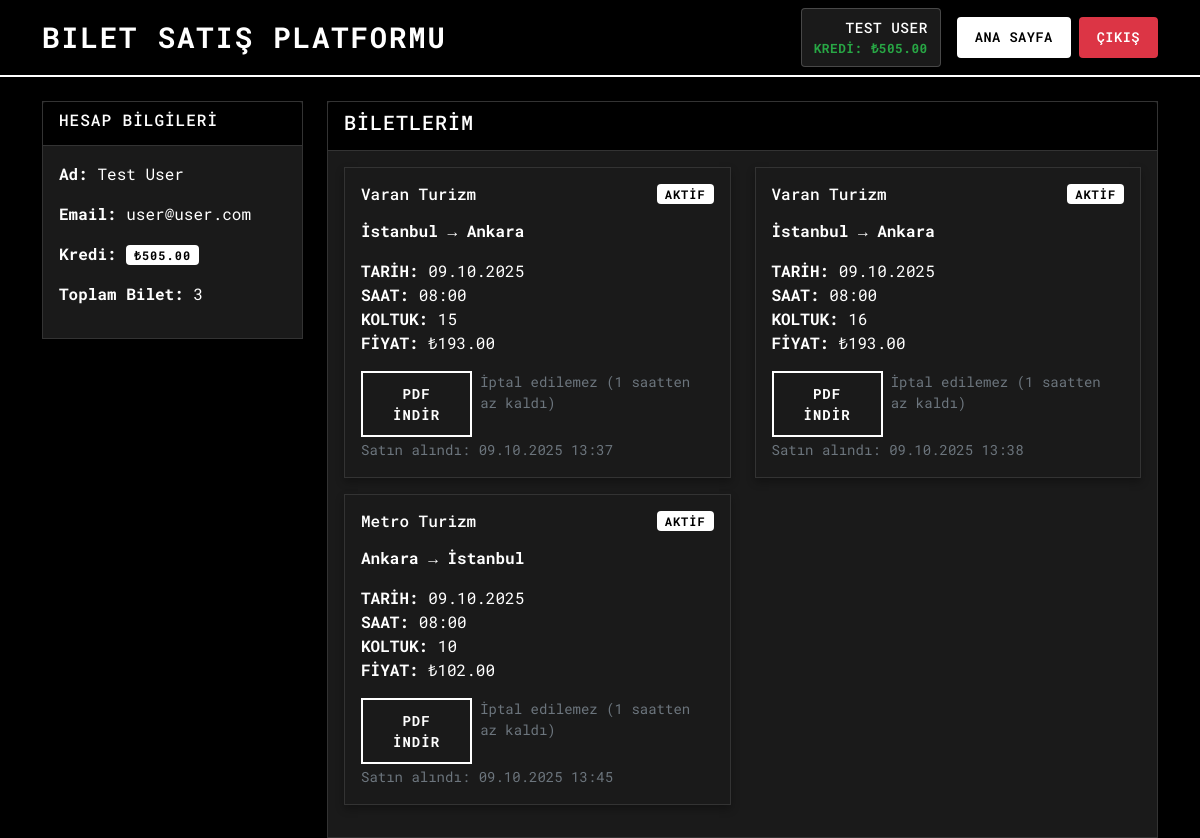
/biletlerim.php (signed in), run on the app's committed database.
### tables this page shows
CREATE TABLE User (
                id TEXT PRIMARY KEY,
                full_name TEXT NOT NULL,
                email TEXT UNIQUE NOT NULL,
                role TEXT NOT NULL CHECK(role IN ('user', 'company', 'admin')),
                password TEXT NOT NULL,
                company_id TEXT NULL,
                balance INTEGER DEFAULT 800,
                created_at TIMESTAMP DEFAULT CURRENT_TIMESTAMP,
                FOREIGN KEY (company_id) REFERENCES Bus_Company(id) ON DELETE SET NULL
            );

CREATE TABLE Tickets (
                id TEXT PRIMARY KEY,
                trip_id TEXT NOT NULL,
                user_id TEXT NOT NULL,
                status TEXT DEFAULT 'active' CHECK(status IN ('active','canceled','expired')),
                total_price INTEGER NOT NULL,
                created_at TIMESTAMP DEFAULT CURRENT_TIMESTAMP,
                FOREIGN KEY (trip_id) REFERENCES Trips(id) ON DELETE CASCADE,
                FOREIGN KEY (user_id) REFERENCES User(id) ON DELETE CASCADE
            );

CREATE TABLE Bus_Company (
                id TEXT PRIMARY KEY,
                name TEXT UNIQUE NOT NULL,
                logo_path TEXT,
                created_at TIMESTAMP DEFAULT CURRENT_TIMESTAMP
            );

CREATE TABLE Trips (
                id TEXT PRIMARY KEY,
                company_id TEXT NOT NULL,
                departure_city TEXT NOT NULL,
                destination_city TEXT NOT NULL,
                departure_time DATETIME NOT NULL,
                arrival_time DATETIME NOT NULL,
                price INTEGER NOT NULL,
                capacity INTEGER NOT NULL,
                created_date TIMESTAMP DEFAULT CURRENT_TIMESTAMP,
                FOREIGN KEY (company_id) REFERENCES Bus_Company(id) ON DELETE CASCADE
            );

CREATE TABLE Booked_Seats (
                id TEXT PRIMARY KEY,
                ticket_id TEXT NOT NULL,
                seat_number INTEGER NOT NULL,
                created_at TIMESTAMP DEFAULT CURRENT_TIMESTAMP,
                FOREIGN KEY (ticket_id) REFERENCES Tickets(id) ON DELETE CASCADE
            );

### includes/session.php (called while the page is built, shortened)
<?php
require_once __DIR__ . '/db.php';
function isLoggedIn() {
    return isset($_SESSION['user_id']);
}
function getCurrentUser() {
    global $pdo;
    $stmt = $pdo->prepare("SELECT * FROM User WHERE id = ?");
    $stmt->execute([$_SESSION['user_id']]);
    return $stmt->fetch();
}
?>

### includes/auth.php (called while the page is built, shortened)
<?php
require_once 'db.php';
require_once 'session.php';
function canCancelTicket($ticketId) {
    global $pdo;
    $stmt = $pdo->prepare("
        SELECT t.*, tr.departure_time
        FROM Tickets t
        JOIN Trips tr ON t.trip_id = tr.id
        WHERE t.id = ? AND t.status = 'active'
    ");
    $stmt->execute([$ticketId]);
    $ticket = $stmt->fetch();
    $tripDateTime = new DateTime($ticket['departure_time']);
    $now = new DateTime();
    $diff = $tripDateTime->getTimestamp() - $now->getTimestamp();
    return $diff > 3600;
}
?>

### public/biletlerim.php (the view, shortened to what this page needs)
<?php
require_once '../includes/auth.php';
$user = getCurrentUser();
$stmt = $pdo->prepare("
    SELECT t.*, tr.departure_city, tr.destination_city, tr.departure_time, bc.name as firma_ad,
           bs.seat_number
    FROM Tickets t
    JOIN Trips tr ON t.trip_id = tr.id
    JOIN Bus_Company bc ON tr.company_id = bc.id
    LEFT JOIN Booked_Seats bs ON t.id = bs.ticket_id
    WHERE t.user_id = ?
    ORDER BY tr.departure_time DESC
");
$stmt->execute([$user['id']]);
$tickets = $stmt->fetchAll();
$stmt = $pdo->prepare("SELECT balance FROM User WHERE id = ?");
$stmt->execute([$user['id']]);
$currentCredit = $stmt->fetchColumn();
?>
<!DOCTYPE html>
<html lang="tr">
<head>
    <link href="https://cdn.jsdelivr.net/npm/bootstrap@5.1.3/dist/css/bootstrap.min.css" rel="stylesheet">
    <link href="css/style.css" rel="stylesheet">
</head>
<body>
    <nav class="navbar navbar-expand-lg navbar-dark bg-primary">
        <div class="container">
            <a class="navbar-brand" href="/">
                BILET SATIŞ PLATFORMU
            </a>
            <div class="navbar-nav ms-auto">
                <div class="navbar-user-info me-3">
                    <span class="user-welcome">
                        <?= htmlspecialchars($user['full_name']) ?>
                    </span>
                    <span class="user-balance">
                        Kredi: ₺<?= number_format($currentCredit, 2) ?>
                    </span>
                </div>
                <div class="navbar-buttons">
                    <a class="nav-btn" href="/">Ana Sayfa</a>
                    <a class="nav-btn nav-btn-logout" href="logout.php">Çıkış</a>
                </div>
            </div>
        </div>
    </nav>
    <div class="container mt-4">
        <div class="row">
            <div class="col-md-3">
                <div class="card">
                    <div class="card-header">
                        <h6>Hesap Bilgileri</h6>
                    </div>
                    <div class="card-body">
                        <p><strong>Ad:</strong> <?= htmlspecialchars($user['full_name']) ?></p>
                        <p><strong>Email:</strong> <?= htmlspecialchars($user['email']) ?></p>
                        <p><strong>Kredi:</strong> <span class="badge bg-success">₺<?= number_format($currentCredit, 2) ?></span></p>
                        <p><strong>Toplam Bilet:</strong> <?= count($tickets) ?></p>
                    </div>
                </div>
            </div>
            <div class="col-md-9">
                <div class="card">
                    <div class="card-header d-flex justify-content-between align-items-center">
                        <h5>Biletlerim</h5>
                    </div>
                    <div class="card-body">
                        <?php if (empty($tickets)): ?>
                            <div class="text-center py-5">
                                <h6>Henüz biletiniz bulunmuyor.</h6>
                                <a href="/" class="btn btn-primary">Sefer Ara</a>
                            </div>
                        <?php else: ?>
                            <div class="row">
                                <?php foreach ($tickets as $ticket): ?>
                                    <div class="col-md-6 mb-3">
                                        <div class="card ticket-card <?= $ticket['status'] === 'canceled' ? 'cancelled' : '' ?>">
                                            <div class="card-body">
                                                <div class="d-flex justify-content-between align-items-start mb-2">
                                                    <h6 class="card-title"><?= htmlspecialchars($ticket['firma_ad']) ?></h6>
                                                    <span class="badge <?= $ticket['status'] === 'active' ? 'bg-success' : 'bg-danger' ?>">
                                                        <?= $ticket['status'] === 'active' ? 'Aktif' : 'İptal' ?>
                                                    </span>
                                                </div>
                                                <p class="card-text">
                                                    <strong><?= htmlspecialchars($ticket['departure_city']) ?></strong> →
                                                    <strong><?= htmlspecialchars($ticket['destination_city']) ?></strong>
                                                </p>
                                                <p class="card-text">
                                                    <strong>TARİH:</strong> <?= date('d.m.Y', strtotime($ticket['departure_time'])) ?><br>
                                                    <strong>SAAT:</strong> <?= date('H:i', strtotime($ticket['departure_time'])) ?><br>
                                                    <strong>KOLTUK:</strong> <?= $ticket['seat_number'] ?><br>
                                                    <strong>FİYAT:</strong> ₺<?= number_format($ticket['total_price'], 2) ?>
                                                </p>
                                                <div class="d-flex gap-2">
                                                    <a href="bilet_pdf.php?id=<?= $ticket['id'] ?>"
                                                       class="btn btn-sm btn-outline-primary" target="_blank">
                                                        PDF İNDİR
                                                    </a>
                                                    <?php if ($ticket['status'] === 'active' && canCancelTicket($ticket['id'])): ?>
                                                        <form method="POST" style="display: inline;"
                                                              onsubmit="return confirm('Bu bileti iptal etmek istediğinizden emin misiniz?')">
                                                            <input type="hidden" name="ticket_id" value="<?= $ticket['id'] ?>">
                                                            <button type="submit" name="cancel_ticket" class="btn btn-sm btn-outline-danger">
                                                                İPTAL ET
                                                            </button>
                                                        </form>
                                                    <?php elseif ($ticket['status'] === 'active'): ?>
                                                        <small class="text-muted">İptal edilemez (1 saatten az kaldı)</small>
                                                    <?php endif; ?>
                                                </div>
                                                <small class="text-muted">
                                                    Satın alındı: <?= date('d.m.Y H:i', strtotime($ticket['created_at'])) ?>
                                                </small>
                                            </div>
                                        </div>
                                    </div>
                                <?php endforeach; ?>
                            </div>
                        <?php endif; ?>
                    </div>
                </div>
            </div>
        </div>
    </div>
</body>
</html>

### public/css/style.css (style rules this page uses)
* { font-family: 'Roboto Mono', monospace; }
body { background-color: #000000; color: #ffffff; font-weight: 400; }
.navbar-brand { font-weight: 700; font-size: 1.8rem; letter-spacing: 2px; text-transform: uppercase; }
.bg-primary { background-color: #000000 !important; border-bottom: 2px solid #ffffff; }
.bg-success { background-color: #ffffff !important; color: #000000 !important; }
.card { background-color: #1a1a1a; border: 1px solid #333333; color: #ffffff; }
.card-header { background-color: #000000; border-bottom: 1px solid #333333; color: #ffffff; font-weight: 500; text-transform: uppercase; letter-spacing: 1px; }
.btn-outline-primary { border-color: #ffffff; color: #ffffff; }
.ticket-card { border-left: 4px solid #ffffff; background-color: #1a1a1a; border: 1px solid #333333; }
.navbar-brand { display: flex; align-items: center; gap: 15px; }
.btn { border-radius: 0; font-weight: 700; text-transform: uppercase; letter-spacing: 1px; border-width: 2px; padding: 10px 20px; }
.card { border-radius: 0; box-shadow: 0 4px 8px rgba(0, 0, 0, 0.3); }
.navbar { border-radius: 0; box-shadow: 0 2px 4px rgba(0, 0, 0, 0.5); }
.navbar-user-info { display: flex; flex-direction: column; align-items: flex-end; background: rgba(255, 255, 255, 0.1); padding: 8px 12px; border-radius: 4px; border: 1px solid rgba(255, 255, 255, 0.2); }
.user-welcome { font-size: 0.9rem; font-weight: 500; color: #ffffff; text-transform: uppercase; letter-spacing: 0.5px; }
.user-balance { font-size: 0.8rem; font-weight: 700; color: #28a745; text-transform: uppercase; letter-spacing: 0.5px; }
.navbar-buttons { display: flex; gap: 8px; align-items: center; }
.nav-btn { background: #ffffff; color: #000000 !important; padding: 8px 16px; border-radius: 4px; text-decoration: none; font-weight: 600; text-transform: uppercase; letter-spacing: 0.5px; font-size: 0.85rem; border: 2px solid #ffffff; transition: all 0.3s ease; font-family: 'Roboto Mono', monospace; }
.nav-btn-logout { background: #dc3545; color: #ffffff !important; border-color: #dc3545; }
.badge { font-family: 'Roboto Mono', monospace; font-weight: 700; text-transform: uppercase; letter-spacing: 1px; }
.badge.bg-success { background-color: #ffffff !important; color: #000000 !important; }

### data on the page
user: full_name "TEST USER", balance "505.00", full_name "Test User", email "user@user.com"
tickets: bus_company.name "Varan Turizm", status "AKTIF", trip.departure_city "İstanbul", trip.destination_city "Ankara", trip.departure_time "09.10.2025", trip.departure_time "08:00", booked_seats.seat_number "15", total_price "193.00", created_at "09.10.2025 13:37"
tickets: bus_company.name "Varan Turizm", status "AKTIF", trip.departure_city "İstanbul", trip.destination_city "Ankara", trip.departure_time "09.10.2025", trip.departure_time "08:00", booked_seats.seat_number "16", total_price "193.00", created_at "09.10.2025 13:38"
tickets: bus_company.name "Metro Turizm", status "AKTIF", trip.departure_city "Ankara", trip.destination_city "İstanbul", trip.departure_time "09.10.2025", trip.departure_time "08:00", booked_seats.seat_number "10", total_price "102.00", created_at "09.10.2025 13:45"

### other printed values
count($tickets) "3"
